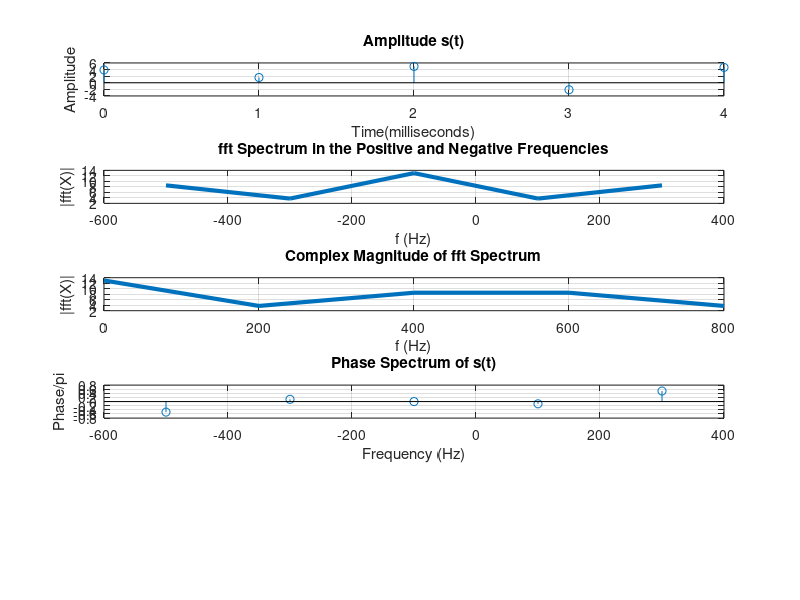

Write MATLAB code to recreate this figure.
clc;
clear all;
close all;
fs = 1000;
T = 1/fs;
L = input("Enter the length of the signal");
t = (0:L-1).* T;
a1 = 2.45;
a2 = -sqrt(2);
signal = 0.54 + a1*cos(2*pi*50*t) + a2*sin(2*pi*120*t);
s = signal + 2*randn(size(t));
subplot(5, 1, 1);
stem(1000*t, s);
title("Amplitude s(t)")
xlabel("Time(milliseconds)")
ylabel("Amplitude")
grid;
y = fft(s, L);
figure(1);
subplot(5, 1, 2);
plot(fs/L*(-L/2:L/2-1),abs(fftshift(y)),"LineWidth",3)
title("fft Spectrum in the Positive and Negative Frequencies")
xlabel("f (Hz)")
ylabel("|fft(X)|")
grid;
subplot(5, 1, 3);
plot(fs/L*(0:L-1),abs(y),"LineWidth",3)
title("Complex Magnitude of fft Spectrum")
xlabel("f (Hz)")
ylabel("|fft(X)|")
grid;
subplot(5, 1, 4);
z = fftshift(y);
f = (-L/2:L/2-1)/L*fs;
theta = unwrap(angle(z));
stem(f,theta/pi)
title("Phase Spectrum of s(t)")
xlabel("Frequency (Hz)")
ylabel("Phase/\pi")
grid;
save('s.mat', "s");